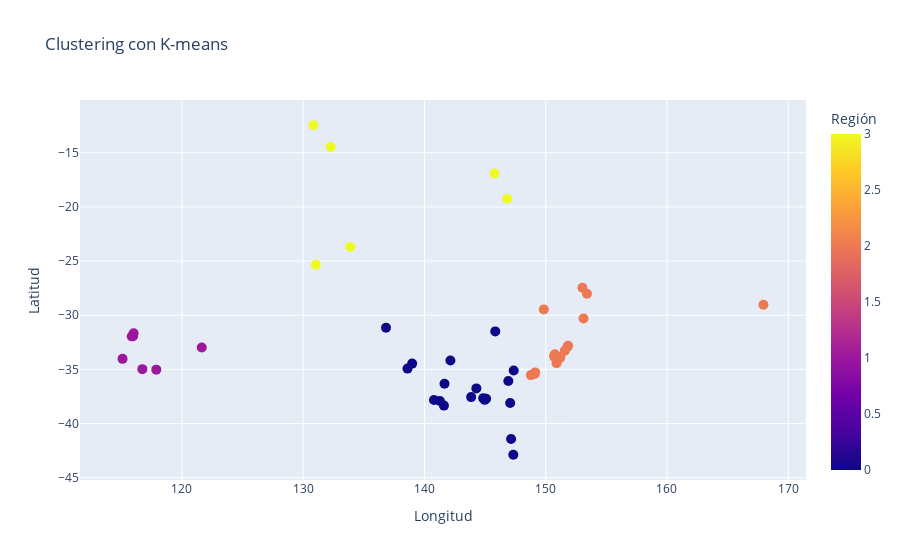

Source (notebook cell):
### Code cell
k = 4
kmeans = KMeans(n_clusters=k, random_state=42)
coord_ciudades['Region'] = kmeans.fit_predict(X)

unique_regions = coord_ciudades['Region'].unique()
num_colors = len(unique_regions)
color_palette = plt.get_cmap('tab10', num_colors)
region_color_map = {str(region): mcolors.to_hex(color_palette(i)) 
                    for i, region in enumerate(sorted(unique_regions))}

fig = px.scatter(coord_ciudades, 
                 x='Longitude', 
                 y='Latitude', 
                 color='Region',
                 labels={'Longitude': 'Longitud', 
                         'Latitude': 'Latitud',
                         'Region': 'Región'},
                 color_discrete_map=region_color_map,
                 title=f'Clustering con K-means')

fig.update_traces(marker=dict(size=10))
fig.show()

### Figure 1 — Plotly figure (JSON) as saved in the notebook; plotly's stock layout.template omitted (floating-point values rounded to 4 significant figures)
{"data": [{"hovertemplate": "Longitud=%{x}<br>Latitud=%{y}<br>Región=%{marker.color}<extra></extra>", "legendgroup": "", "marker": {"color": [0, 2, 0, 2, 2, 2, 2, 2, 2, 2, 2, 2, 0, 2, 2, 2, 2, 2, 0, 0, 0, 0, 0, 0, 0, 0, 0, 0, 2, 3, 2, 3, 0, 0, 0, 0, 1, 1, 1, 1, 1, 1, 1, 0, 0, 3, 3, 3, 3], "coloraxis": "coloraxis", "size": 10, "symbol": "circle"}, "mode": "markers", "name": "", "orientation": "v", "showlegend": false, "type": "scatter", "x": [146.9, 150.7, 145.8, 153.1, 149.8, 151.8, 151.6, 168.0, 150.7, 150.8, 151.2, 151.2, 147.4, 151.8, 150.9, 149.1, 149.1, 148.8, 143.9, 144.3, 147.1, 144.8, 145.0, 142.1, 141.7, 141.6, 145.1, 141.3, 153.0, 145.8, 153.4, 146.8, 138.6, 140.8, 139.0, 136.8, 117.9, 115.1, 116.0, 116.0, 115.9, 121.6, 116.7, 147.3, 147.1, 133.9, 130.8, 132.3, 131.0], "xaxis": "x", "y": [-36.07, -33.88, -31.5, -30.3, -29.46, -32.93, -33.28, -29.04, -33.75, -33.6, -33.87, -33.95, -35.11, -32.82, -34.43, -35.28, -35.42, -35.53, -37.56, -36.76, -38.11, -37.67, -37.81, -34.19, -36.33, -38.35, -37.71, -37.92, -27.47, -16.92, -28.02, -19.26, -34.93, -37.83, -34.47, -31.16, -35.03, -34.03, -31.67, -31.94, -31.95, -32.98, -34.98, -42.88, -41.43, -23.7, -12.46, -14.47, -25.34], "yaxis": "y"}], "layout": {"coloraxis": {"colorbar": {"title": {"text": "Región"}}, "colorscale": [[0, "#0d0887"], [0.1111, "#46039f"], [0.2222, "#7201a8"], [0.3333, "#9c179e"], [0.4444, "#bd3786"], [0.5556, "#d8576b"], [0.6667, "#ed7953"], [0.7778, "#fb9f3a"], [0.8889, "#fdca26"], [1, "#f0f921"]]}, "legend": {"tracegroupgap": 0}, "title": {"text": "Clustering con K-means"}, "xaxis": {"anchor": "y", "domain": [0, 1], "title": {"text": "Longitud"}}, "yaxis": {"anchor": "x", "domain": [0, 1], "title": {"text": "Latitud"}}}}
